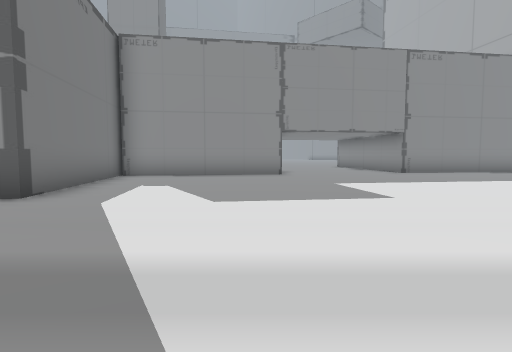
view 1 (above)

24 first-person views from a walk through a Unity game level. The camera is 1.2 m above the floor, tilts 4° down and sees 80° across. The floor is counted in squares, 2 m on a side. Each view is taken from the middle of a square. On the plan, view 1 faces up. The plan holds only what a view shows up to about 9 squares ahead; the rest is blank. The place goes on beyond the plan. The player character is not drawn. Some animated figures are left out.

view 2
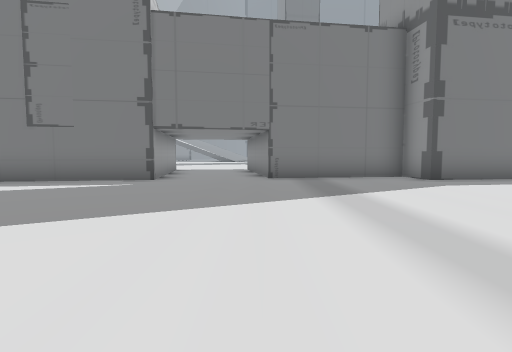

view 3
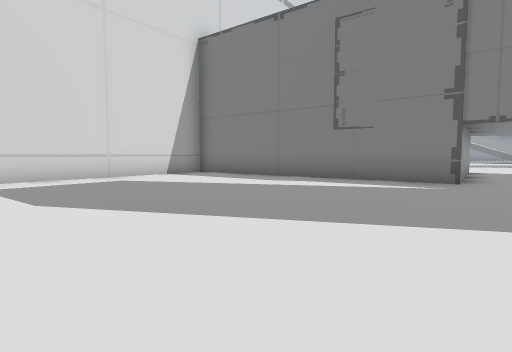

view 4
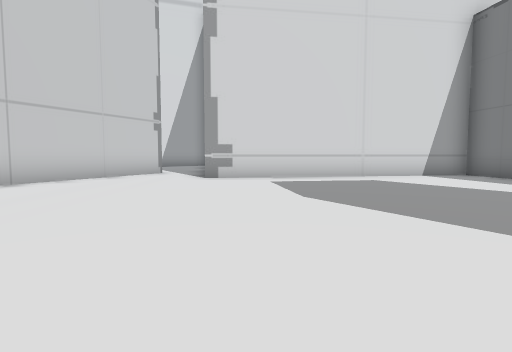

view 5
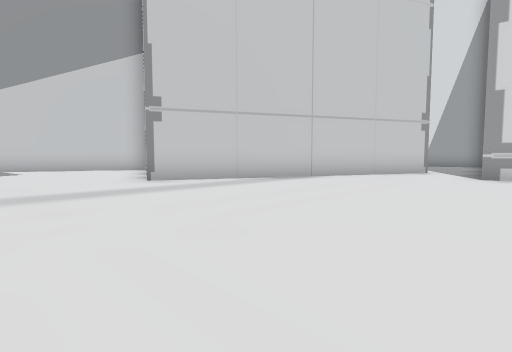

view 6
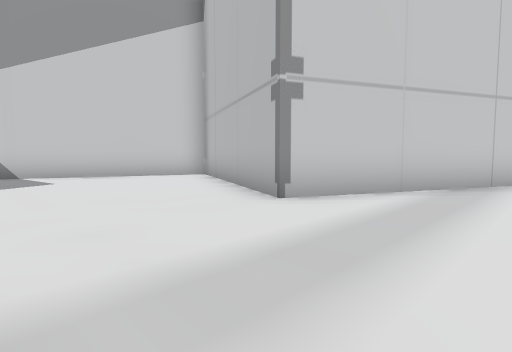

view 7
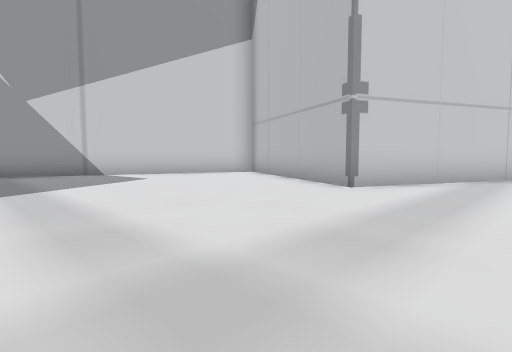

view 8
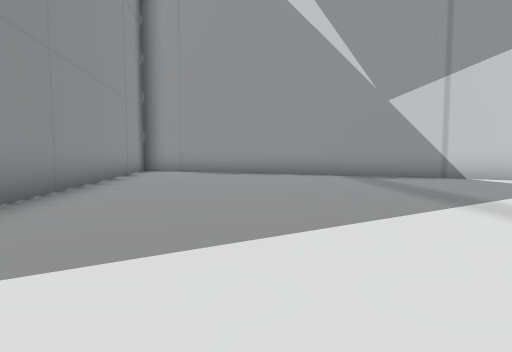

view 9
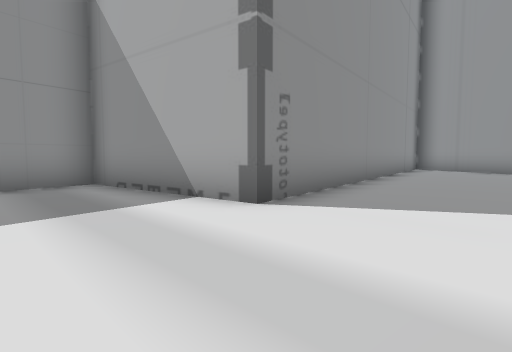

view 10
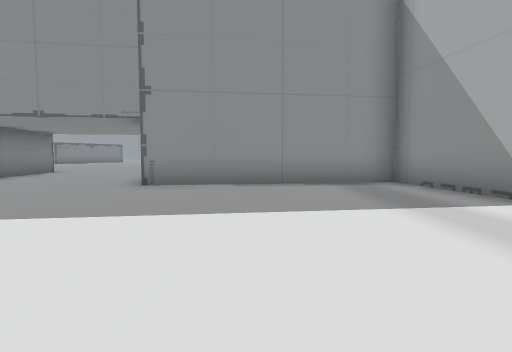

view 11
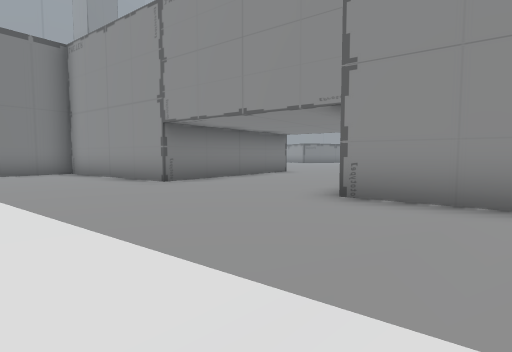

view 12
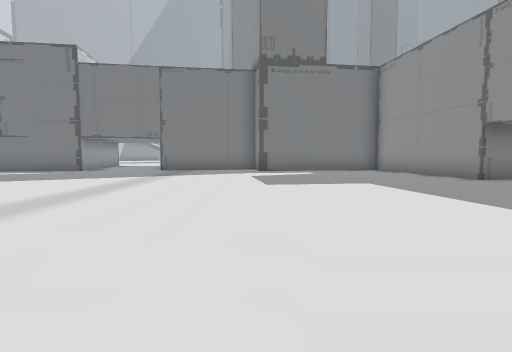

view 13
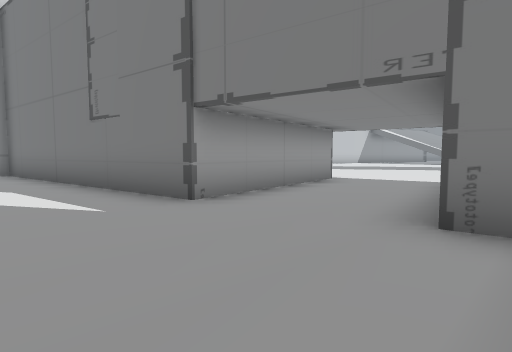

view 14
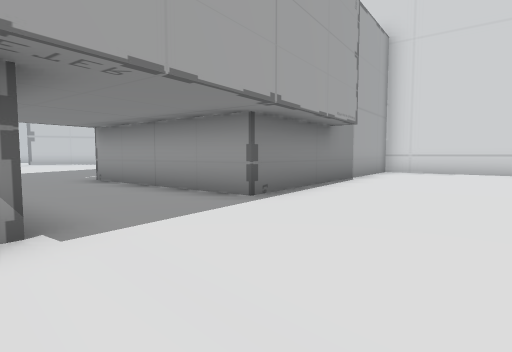

view 15
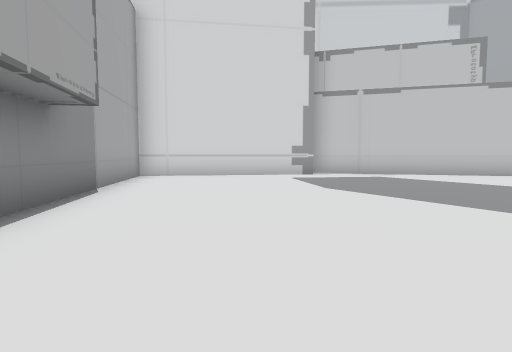

view 16
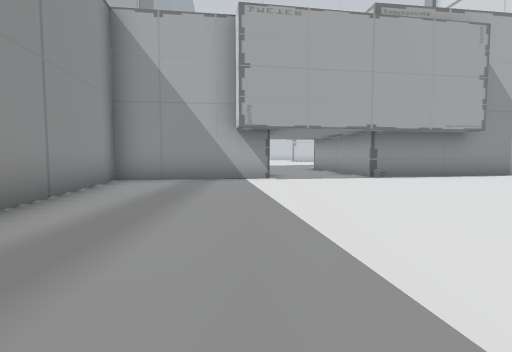

view 17
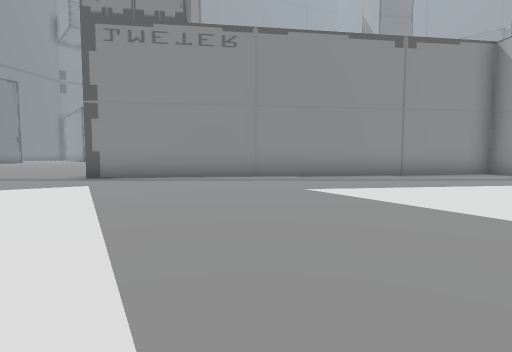

view 18
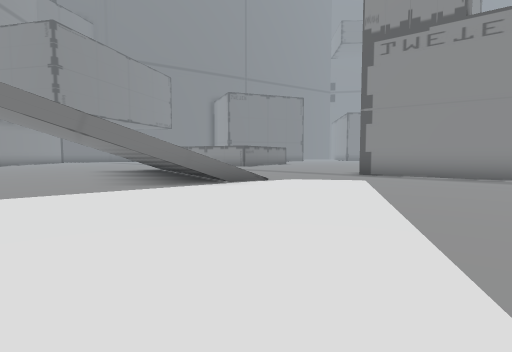

view 19
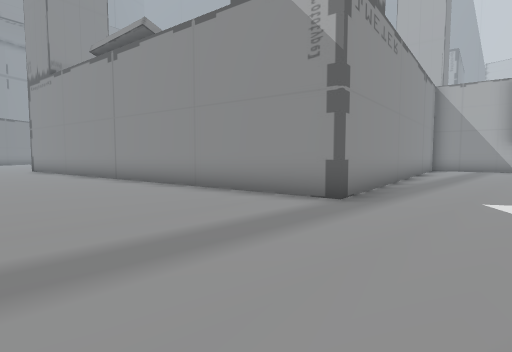

view 20
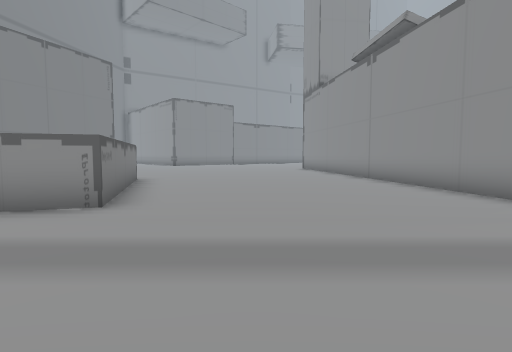

view 21
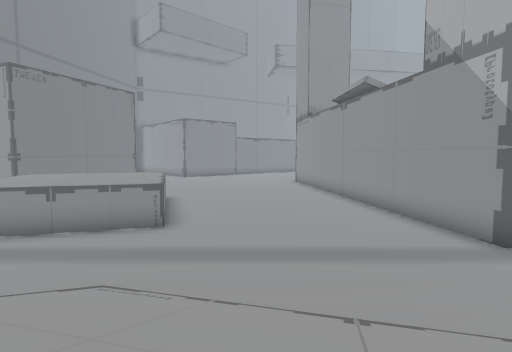

view 22
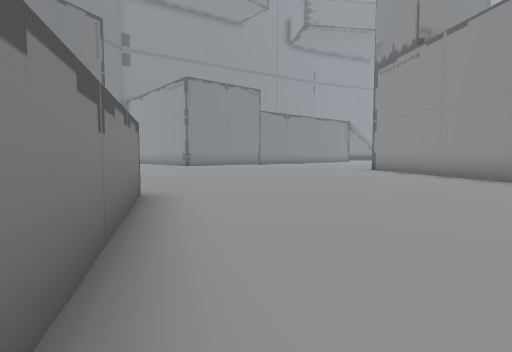

view 23
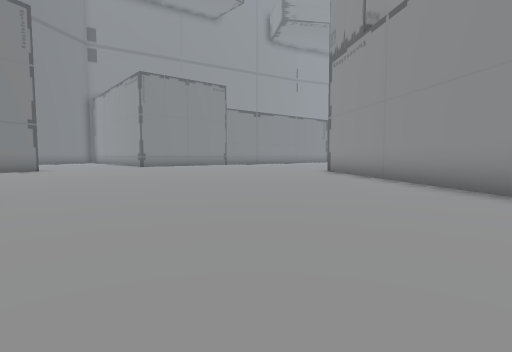

view 24
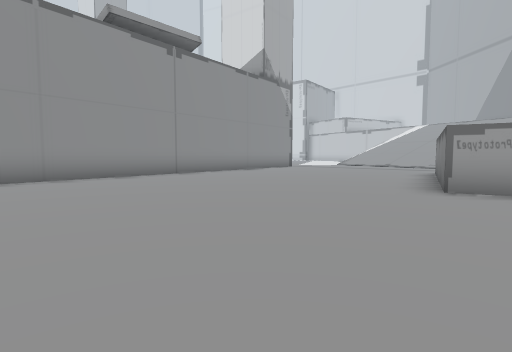

### Floor plan
Points are (right, up) in squares from view 1. A wall is a line through its corners. A room is listed if a view was taken in it or the views show most of it. See-through windows are left out.
Room 1 (views 1, 2, 3, 4, 5, 6, 7, 8, 9, 10, 11, 12, 13)
walls: (7.5, -10.1) (10.7, -3.2) (15.5, -5.4); (16, -4.8) (19, 2.6); (-3.9, 9) (-3.2, 4.1) (-4.2, 4) (-3.6, 0.4) (-5.1, 0.1); (0.2, 13.1) (0.8, 9.3) (-3.9, 8.6); (-7.8, -3.1) (-3.2, -2.4) (-2.1, -9.9) (5.3, -8.8); (19.1, 7.8) (10.6, 6.6) (10, 10.7) (4.8, 9.9)
ways out: opening at (-8, -1.5) to room 2
Room 2 (views 14, 15, 16, 17, 18, 19, 20, 21, 22, 23, 24)
walls: (-17.2, -10.5) (-15.2, -11.1); (-8.2, -0.4) (-8.7, 3.3) (-20.3, 1.7) (-22.1, 14); (-29.5, 8.3) (-28.7, 8.5) (-27.3, 3.4) (-30.6, 2.5); (-10.1, -11.1) (-6.7, -10.6) (-7.8, -3.1)
ways out: opening at (-8, -1.5) to room 1

Positions as (right, up) in squares from view 1, and headings:
1: (0, 0), facing up
2: (4, 0), facing left
3: (4, -1), facing down-left
4: (4, -1), facing down
5: (4, 0), facing down-right
6: (8, 0), facing down-right
7: (8, 2), facing down-right
8: (10, 4), facing right
9: (8, 4), facing up-right
10: (7, 4), facing up
11: (7, 6), facing up-left
12: (8, 4), facing left
13: (-1, 1), facing down-left
14: (-11, 0), facing down-right
15: (-10, -2), facing down
16: (-16, 0), facing right
17: (-16, -6), facing up
18: (-16, -7), facing up-left
19: (-25, -1), facing up-right
20: (-25, -1), facing up
21: (-25, -4), facing up
22: (-27, 4), facing up
23: (-25, 5), facing up
24: (-30, 14), facing down-right
